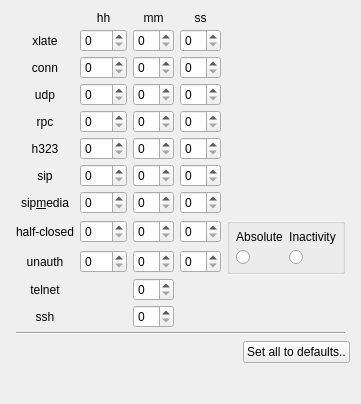
     <widget class="QWidget" name="label584">
      <attribute name="title">
       <string>Timeouts</string>
      </attribute>
      <layout class="QGridLayout" name="pixAdvanced_gridLayout_9">
       <item row="1" column="0">
        <spacer>
         <property name="orientation">
          <enum>Qt::Horizontal</enum>
         </property>
         <property name="sizeType">
          <enum>QSizePolicy::Expanding</enum>
         </property>
         <property name="sizeHint" stdset="0">
          <size>
           <width>40</width>
           <height>20</height>
          </size>
         </property>
        </spacer>
       </item>
       <item row="2" column="1">
        <spacer>
         <property name="orientation">
          <enum>Qt::Vertical</enum>
         </property>
         <property name="sizeType">
          <enum>QSizePolicy::Expanding</enum>
         </property>
         <property name="sizeHint" stdset="0">
          <size>
           <width>20</width>
           <height>30</height>
          </size>
         </property>
        </spacer>
       </item>
       <item row="0" column="0" colspan="2">
        <widget class="QFrame" name="frame167">
         <property name="frameShape">
          <enum>QFrame::NoFrame</enum>
         </property>
         <property name="frameShadow">
          <enum>QFrame::Sunken</enum>
         </property>
         <layout class="QGridLayout">
          <property name="leftMargin">
           <number>5</number>
          </property>
          <property name="topMargin">
           <number>0</number>
          </property>
          <property name="rightMargin">
           <number>5</number>
          </property>
          <property name="bottomMargin">
           <number>0</number>
          </property>
          <property name="verticalSpacing">
           <number>4</number>
          </property>
          <item row="1" column="0">
           <widget class="QLabel" name="label461">
            <property name="text">
             <string>xlate</string>
            </property>
            <property name="alignment">
             <set>Qt::AlignCenter</set>
            </property>
            <property name="wordWrap">
             <bool>false</bool>
            </property>
           </widget>
          </item>
          <item row="2" column="0">
           <widget class="QLabel" name="label462">
            <property name="text">
             <string>conn</string>
            </property>
            <property name="alignment">
             <set>Qt::AlignCenter</set>
            </property>
            <property name="wordWrap">
             <bool>false</bool>
            </property>
           </widget>
          </item>
          <item row="3" column="0">
           <widget class="QLabel" name="label463">
            <property name="text">
             <string>udp</string>
            </property>
            <property name="alignment">
             <set>Qt::AlignCenter</set>
            </property>
            <property name="wordWrap">
             <bool>false</bool>
            </property>
           </widget>
          </item>
          <item row="4" column="0">
           <widget class="QLabel" name="label464">
            <property name="text">
             <string>rpc</string>
            </property>
            <property name="alignment">
             <set>Qt::AlignCenter</set>
            </property>
            <property name="wordWrap">
             <bool>false</bool>
            </property>
           </widget>
          </item>
          <item row="5" column="0">
           <widget class="QLabel" name="label465">
            <property name="text">
             <string>h323</string>
            </property>
            <property name="alignment">
             <set>Qt::AlignCenter</set>
            </property>
            <property name="wordWrap">
             <bool>false</bool>
            </property>
           </widget>
          </item>
          <item row="6" column="0">
           <widget class="QLabel" name="label466">
            <property name="text">
             <string>sip</string>
            </property>
            <property name="alignment">
             <set>Qt::AlignCenter</set>
            </property>
            <property name="wordWrap">
             <bool>false</bool>
            </property>
           </widget>
          </item>
          <item row="7" column="0">
           <widget class="QLabel" name="label467">
            <property name="text">
             <string>sip&amp;media</string>
            </property>
            <property name="alignment">
             <set>Qt::AlignCenter</set>
            </property>
            <property name="wordWrap">
             <bool>false</bool>
            </property>
            <property name="buddy">
             <cstring>sip_media_hh</cstring>
            </property>
           </widget>
          </item>
          <item row="9" column="0">
           <widget class="QLabel" name="label468">
            <property name="text">
             <string>unauth</string>
            </property>
            <property name="alignment">
             <set>Qt::AlignCenter</set>
            </property>
            <property name="wordWrap">
             <bool>false</bool>
            </property>
           </widget>
          </item>
          <item row="1" column="1">
           <widget class="QSpinBox" name="xlate_hh">
            <property name="minimum">
             <number>0</number>
            </property>
            <property name="maximum">
             <number>100</number>
            </property>
            <property name="value">
             <number>0</number>
            </property>
           </widget>
          </item>
          <item row="2" column="1">
           <widget class="QSpinBox" name="conn_hh">
            <property name="minimum">
             <number>0</number>
            </property>
            <property name="maximum">
             <number>100</number>
            </property>
            <property name="value">
             <number>0</number>
            </property>
           </widget>
          </item>
          <item row="3" column="1">
           <widget class="QSpinBox" name="udp_hh">
            <property name="minimum">
             <number>0</number>
            </property>
            <property name="maximum">
             <number>100</number>
            </property>
            <property name="value">
             <number>0</number>
            </property>
           </widget>
          </item>
          <item row="4" column="1">
           <widget class="QSpinBox" name="rpc_hh">
            <property name="minimum">
             <number>0</number>
            </property>
            <property name="maximum">
             <number>100</number>
            </property>
            <property name="value">
             <number>0</number>
            </property>
           </widget>
          </item>
          <item row="5" column="1">
           <widget class="QSpinBox" name="h323_hh">
            <property name="minimum">
             <number>0</number>
            </property>
            <property name="maximum">
             <number>100</number>
            </property>
            <property name="value">
             <number>0</number>
            </property>
           </widget>
          </item>
          <item row="6" column="1">
           <widget class="QSpinBox" name="sip_hh">
            <property name="minimum">
             <number>0</number>
            </property>
            <property name="maximum">
             <number>100</number>
            </property>
            <property name="value">
             <number>0</number>
            </property>
           </widget>
          </item>
          <item row="7" column="1">
           <widget class="QSpinBox" name="sip_media_hh">
            <property name="minimum">
             <number>0</number>
            </property>
            <property name="maximum">
             <number>100</number>
            </property>
            <property name="value">
             <number>0</number>
            </property>
           </widget>
          </item>
          <item row="9" column="1">
           <widget class="QSpinBox" name="uauth_hh">
            <property name="minimum">
             <number>0</number>
            </property>
            <property name="maximum">
             <number>100</number>
            </property>
            <property name="value">
             <number>0</number>
            </property>
           </widget>
          </item>
          <item row="1" column="2">
           <widget class="QSpinBox" name="xlate_mm">
            <property name="minimum">
             <number>0</number>
            </property>
            <property name="maximum">
             <number>59</number>
            </property>
            <property name="value">
             <number>0</number>
            </property>
           </widget>
          </item>
          <item row="2" column="2">
           <widget class="QSpinBox" name="conn_mm">
            <property name="minimum">
             <number>0</number>
            </property>
            <property name="maximum">
             <number>59</number>
            </property>
            <property name="value">
             <number>0</number>
            </property>
           </widget>
          </item>
          <item row="3" column="2">
           <widget class="QSpinBox" name="udp_mm">
            <property name="minimum">
             <number>0</number>
            </property>
            <property name="maximum">
             <number>59</number>
            </property>
            <property name="value">
             <number>0</number>
            </property>
           </widget>
          </item>
          <item row="4" column="2">
           <widget class="QSpinBox" name="rpc_mm">
            <property name="minimum">
             <number>0</number>
            </property>
            <property name="maximum">
             <number>59</number>
            </property>
            <property name="value">
             <number>0</number>
            </property>
           </widget>
          </item>
          <item row="5" column="2">
           <widget class="QSpinBox" name="h323_mm">
            <property name="minimum">
             <number>0</number>
            </property>
            <property name="maximum">
             <number>59</number>
            </property>
            <property name="value">
             <number>0</number>
            </property>
           </widget>
          </item>
          <item row="6" column="2">
           <widget class="QSpinBox" name="sip_mm">
            <property name="minimum">
             <number>0</number>
            </property>
            <property name="maximum">
             <number>59</number>
            </property>
            <property name="value">
             <number>0</number>
            </property>
           </widget>
          </item>
          <item row="7" column="2">
           <widget class="QSpinBox" name="sip_media_mm">
            <property name="minimum">
             <number>0</number>
            </property>
            <property name="maximum">
             <number>59</number>
            </property>
            <property name="value">
             <number>0</number>
            </property>
           </widget>
          </item>
          <item row="9" column="2">
           <widget class="QSpinBox" name="uauth_mm">
            <property name="minimum">
             <number>0</number>
            </property>
            <property name="maximum">
             <number>59</number>
            </property>
            <property name="value">
             <number>0</number>
            </property>
           </widget>
          </item>
          <item row="1" column="3">
           <widget class="QSpinBox" name="xlate_ss">
            <property name="minimum">
             <number>0</number>
            </property>
            <property name="maximum">
             <number>59</number>
            </property>
            <property name="value">
             <number>0</number>
            </property>
           </widget>
          </item>
          <item row="2" column="3">
           <widget class="QSpinBox" name="conn_ss">
            <property name="minimum">
             <number>0</number>
            </property>
            <property name="maximum">
             <number>59</number>
            </property>
            <property name="value">
             <number>0</number>
            </property>
           </widget>
          </item>
          <item row="3" column="3">
           <widget class="QSpinBox" name="udp_ss">
            <property name="minimum">
             <number>0</number>
            </property>
            <property name="maximum">
             <number>59</number>
            </property>
            <property name="value">
             <number>0</number>
            </property>
           </widget>
          </item>
          <item row="4" column="3">
           <widget class="QSpinBox" name="rpc_ss">
            <property name="minimum">
             <number>0</number>
            </property>
            <property name="maximum">
             <number>59</number>
            </property>
            <property name="value">
             <number>0</number>
            </property>
           </widget>
          </item>
          <item row="5" column="3">
           <widget class="QSpinBox" name="h323_ss">
            <property name="minimum">
             <number>0</number>
            </property>
            <property name="maximum">
             <number>59</number>
            </property>
            <property name="value">
             <number>0</number>
            </property>
           </widget>
          </item>
          <item row="6" column="3">
           <widget class="QSpinBox" name="sip_ss">
            <property name="minimum">
             <number>0</number>
            </property>
            <property name="maximum">
             <number>59</number>
            </property>
            <property name="value">
             <number>0</number>
            </property>
           </widget>
          </item>
          <item row="7" column="3">
           <widget class="QSpinBox" name="sip_media_ss">
            <property name="minimum">
             <number>0</number>
            </property>
            <property name="maximum">
             <number>59</number>
            </property>
            <property name="value">
             <number>0</number>
            </property>
           </widget>
          </item>
          <item row="9" column="3">
           <widget class="QSpinBox" name="uauth_ss">
            <property name="minimum">
             <number>0</number>
            </property>
            <property name="maximum">
             <number>59</number>
            </property>
            <property name="value">
             <number>0</number>
            </property>
           </widget>
          </item>
          <item row="10" column="0">
           <widget class="QLabel" name="label578">
            <property name="text">
             <string>telnet</string>
            </property>
            <property name="alignment">
             <set>Qt::AlignCenter</set>
            </property>
            <property name="wordWrap">
             <bool>false</bool>
            </property>
           </widget>
          </item>
          <item row="11" column="0">
           <widget class="QLabel" name="label579">
            <property name="text">
             <string>ssh</string>
            </property>
            <property name="alignment">
             <set>Qt::AlignCenter</set>
            </property>
            <property name="wordWrap">
             <bool>false</bool>
            </property>
           </widget>
          </item>
          <item row="0" column="3">
           <widget class="QLabel" name="label471">
            <property name="text">
             <string>ss</string>
            </property>
            <property name="alignment">
             <set>Qt::AlignCenter</set>
            </property>
            <property name="wordWrap">
             <bool>false</bool>
            </property>
           </widget>
          </item>
          <item row="0" column="2">
           <widget class="QLabel" name="label470">
            <property name="text">
             <string>mm</string>
            </property>
            <property name="alignment">
             <set>Qt::AlignCenter</set>
            </property>
            <property name="wordWrap">
             <bool>false</bool>
            </property>
           </widget>
          </item>
          <item row="0" column="1">
           <widget class="QLabel" name="label469">
            <property name="text">
             <string>hh</string>
            </property>
            <property name="alignment">
             <set>Qt::AlignCenter</set>
            </property>
            <property name="wordWrap">
             <bool>false</bool>
            </property>
           </widget>
          </item>
          <item row="8" column="3">
           <widget class="QSpinBox" name="half_closed_ss">
            <property name="minimum">
             <number>0</number>
            </property>
            <property name="maximum">
             <number>59</number>
            </property>
            <property name="value">
             <number>0</number>
            </property>
           </widget>
          </item>
          <item row="8" column="2">
           <widget class="QSpinBox" name="half_closed_mm">
            <property name="minimum">
             <number>0</number>
            </property>
            <property name="maximum">
             <number>59</number>
            </property>
            <property name="value">
             <number>0</number>
            </property>
           </widget>
          </item>
          <item row="8" column="1">
           <widget class="QSpinBox" name="half_closed_hh">
            <property name="minimum">
             <number>0</number>
            </property>
            <property name="maximum">
             <number>100</number>
            </property>
            <property name="value">
             <number>0</number>
            </property>
           </widget>
          </item>
          <item row="8" column="0">
           <widget class="QLabel" name="label642">
            <property name="text">
             <string>half-closed</string>
            </property>
            <property name="alignment">
             <set>Qt::AlignCenter</set>
            </property>
            <property name="wordWrap">
             <bool>false</bool>
            </property>
           </widget>
          </item>
          <item row="11" column="2">
           <widget class="QSpinBox" name="ssh_timeout">
            <property name="minimum">
             <number>0</number>
            </property>
            <property name="maximum">
             <number>59</number>
            </property>
            <property name="value">
             <number>0</number>
            </property>
           </widget>
          </item>
          <item row="10" column="2">
           <widget class="QSpinBox" name="telnet_timeout">
            <property name="minimum">
             <number>0</number>
            </property>
            <property name="maximum">
             <number>59</number>
            </property>
            <property name="value">
             <number>0</number>
            </property>
           </widget>
          </item>
          <item row="12" column="0" colspan="5">
           <widget class="Line" name="hseparator38">
            <property name="frameShape">
             <enum>QFrame::HLine</enum>
            </property>
            <property name="frameShadow">
             <enum>QFrame::Sunken</enum>
            </property>
            <property name="orientation">
             <enum>Qt::Horizontal</enum>
            </property>
           </widget>
          </item>
          <item row="8" column="4" rowspan="2">
           <widget class="QGroupBox" name="buttonGroup27">
            <property name="title">
             <string/>
            </property>
            <layout class="QGridLayout">
             <property name="margin">
              <number>6</number>
             </property>
             <item row="0" column="1">
              <widget class="QLabel" name="label589">
               <property name="text">
                <string>Inactivity</string>
               </property>
               <property name="alignment">
                <set>Qt::AlignCenter</set>
               </property>
               <property name="wordWrap">
                <bool>false</bool>
               </property>
              </widget>
             </item>
             <item row="0" column="0">
              <widget class="QLabel" name="label588">
               <property name="text">
                <string>Absolute</string>
               </property>
               <property name="alignment">
                <set>Qt::AlignCenter</set>
               </property>
               <property name="wordWrap">
                <bool>false</bool>
               </property>
              </widget>
             </item>
             <item row="1" column="0">
              <widget class="QRadioButton" name="uauth_abs">
               <property name="text">
                <string/>
               </property>
              </widget>
             </item>
             <item row="1" column="1">
              <widget class="QRadioButton" name="uauth_inact">
               <property name="text">
                <string/>
               </property>
              </widget>
             </item>
            </layout>
           </widget>
          </item>
         </layout>
        </widget>
       </item>
       <item row="1" column="1">
        <widget class="QPushButton" name="defaultTimeoutsButton">
         <property name="text">
          <string>Set all to defaults..</string>
         </property>
        </widget>
       </item>
      </layout>
     </widget>
